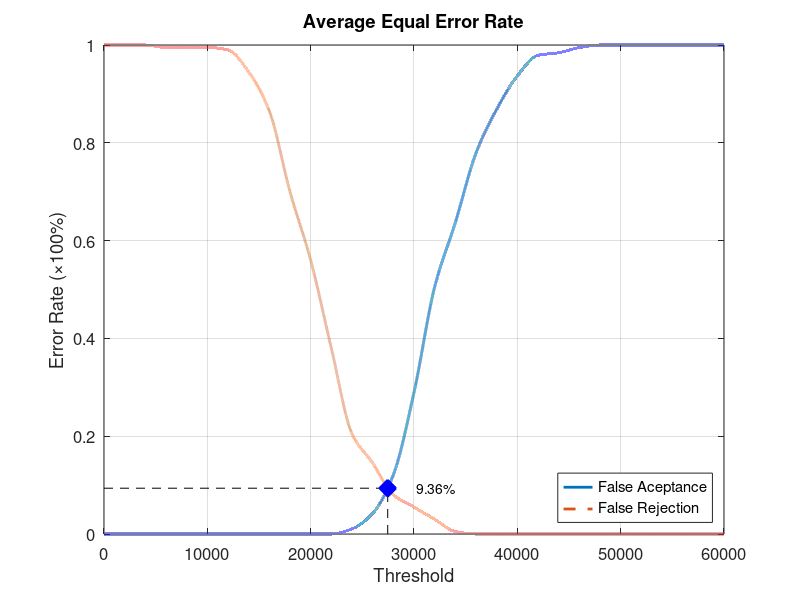
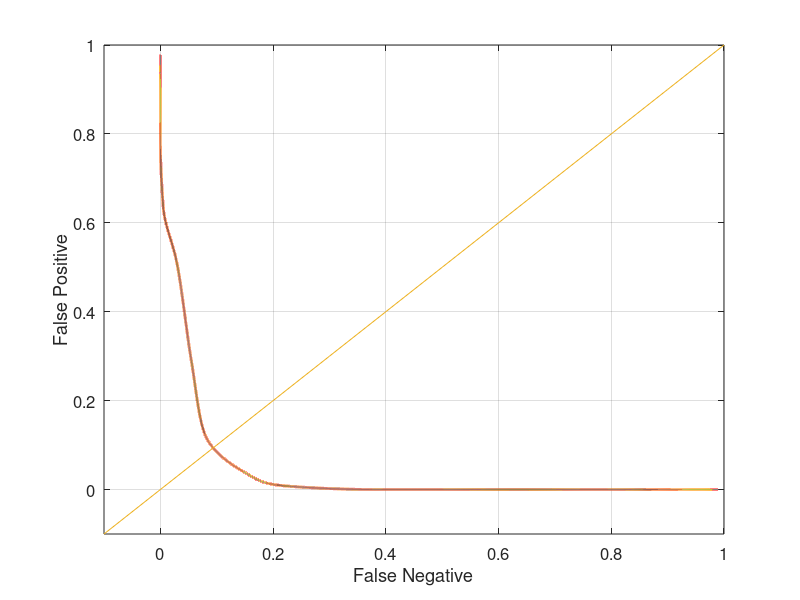

MATLAB code to generate these figures, in order:
function yEER = Database3_3
close all;
clear;
clc;
x = 0:2000:60000;
xq = 0:0.5:60000;

y0 = [0 0 0 0 0 0 0 0 0 0 0 0 0.0105263 0.0421053 0.121053 0.289474 0.505263 0.636842 0.778947 0.868421 0.936842 0.978947 0.984211 0.994737 1 1 1 1 1 1 1];
yy0 = interp1(x, y0, xq, 'pchip');
y1 = [1 1 1 0.995 0.995 0.995 0.99 0.945 0.865 0.7 0.56 0.38 0.205 0.145 0.08 0.055 0.03 0.005 0 0 0 0 0 0 0 0 0 0 0 0 0];
yy1 = interp1(x, y1, xq, 'pchip');

% Calculating EER: 
y2 = abs(y0 - y1);
find(y2 == min(y2))
yy2 = abs(yy0 - yy1);
xEER = find(yy2 == min(yy2));
xEERIndex = xq(xEER) % X-axis EER
yEER = yy0(xEER) % Y-axis EER

main = figure
plot(xq, yy0,'-','LineWidth', 2);	hold on
plot(xq, yy1,'--','LineWidth', 2);	hold on
plot([xEERIndex xEERIndex], [0 yEER], 'k--');	hold on
plot([0 xEERIndex], [yEER yEER], 'k--');	hold on
plot(xEERIndex, yEER, 'bx', 'LineWidth', 10);	hold on
text(xEERIndex + 10 * xEERIndex / 100, yEER, [num2str(round((10000 * yEER)) / 100) '%'])
legend('False Aceptance', 'False Rejection', 'Location', 'SouthEast')
xlabel('Threshold')
ylabel('Error Rate (\times100%)')
title('Average Equal Error Rate')
set(gca, 'FontSize', 12)
axis([0 60000 0 1])
grid on

print(main, 'Database3_3Main', '-dpng');
FNRxFPR = figure('Color', [1 1 1]);
plot(yy1, yy0, '-', yy1, yy0, 'LineWidth', 2);
hold on
y = -0.1:0.1:1
plot(y, y); 
set(gca, 'FontSize', 12)
xlabel('False Negative')
ylabel('False Positive')
axis([-0.1 1 -0.1 1])
set(gca, 'FontSize', 12)
grid on

print(FNRxFPR, 'Database3_3FNRxFPR','-dpng');
end
